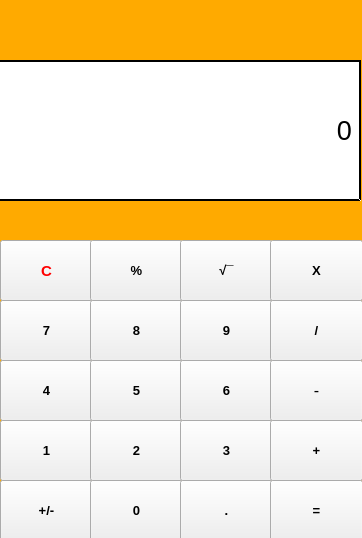
<?xml version="1.0" encoding="UTF-8"?>
<ui version="4.0">
 <class>Form</class>
 <widget class="QWidget" name="Form">
  <property name="geometry">
   <rect>
    <x>0</x>
    <y>0</y>
    <width>362</width>
    <height>538</height>
   </rect>
  </property>
  <property name="windowTitle">
   <string>Form</string>
  </property>
  <property name="styleSheet">
   <string notr="true">#Form{
background-color: rgb(255, 170, 0);}</string>
  </property>
  <widget class="QPushButton" name="pushButton_arti">
   <property name="geometry">
    <rect>
     <x>0</x>
     <y>480</y>
     <width>93</width>
     <height>61</height>
    </rect>
   </property>
   <property name="font">
    <font>
     <pointsize>10</pointsize>
     <weight>75</weight>
     <bold>true</bold>
    </font>
   </property>
   <property name="text">
    <string>+/-</string>
   </property>
  </widget>
  <widget class="QPushButton" name="pushButton_0">
   <property name="geometry">
    <rect>
     <x>90</x>
     <y>480</y>
     <width>93</width>
     <height>61</height>
    </rect>
   </property>
   <property name="font">
    <font>
     <pointsize>10</pointsize>
     <weight>75</weight>
     <bold>true</bold>
    </font>
   </property>
   <property name="text">
    <string>0</string>
   </property>
  </widget>
  <widget class="QPushButton" name="pushButton_nokta">
   <property name="geometry">
    <rect>
     <x>180</x>
     <y>480</y>
     <width>93</width>
     <height>61</height>
    </rect>
   </property>
   <property name="font">
    <font>
     <pointsize>10</pointsize>
     <weight>75</weight>
     <bold>true</bold>
    </font>
   </property>
   <property name="text">
    <string>.</string>
   </property>
  </widget>
  <widget class="QPushButton" name="pushButton_esittir">
   <property name="geometry">
    <rect>
     <x>270</x>
     <y>480</y>
     <width>93</width>
     <height>61</height>
    </rect>
   </property>
   <property name="font">
    <font>
     <pointsize>10</pointsize>
     <weight>75</weight>
     <bold>true</bold>
    </font>
   </property>
   <property name="text">
    <string>=</string>
   </property>
  </widget>
  <widget class="QPushButton" name="pushButton_1">
   <property name="geometry">
    <rect>
     <x>0</x>
     <y>420</y>
     <width>93</width>
     <height>61</height>
    </rect>
   </property>
   <property name="font">
    <font>
     <pointsize>10</pointsize>
     <weight>75</weight>
     <bold>true</bold>
    </font>
   </property>
   <property name="text">
    <string>1</string>
   </property>
  </widget>
  <widget class="QPushButton" name="pushButton_2">
   <property name="geometry">
    <rect>
     <x>90</x>
     <y>420</y>
     <width>93</width>
     <height>61</height>
    </rect>
   </property>
   <property name="font">
    <font>
     <pointsize>10</pointsize>
     <weight>75</weight>
     <bold>true</bold>
    </font>
   </property>
   <property name="text">
    <string>2</string>
   </property>
  </widget>
  <widget class="QPushButton" name="pushButton_3">
   <property name="geometry">
    <rect>
     <x>180</x>
     <y>420</y>
     <width>93</width>
     <height>61</height>
    </rect>
   </property>
   <property name="font">
    <font>
     <pointsize>10</pointsize>
     <weight>75</weight>
     <bold>true</bold>
    </font>
   </property>
   <property name="text">
    <string>3</string>
   </property>
  </widget>
  <widget class="QPushButton" name="pushButton_ekle">
   <property name="geometry">
    <rect>
     <x>270</x>
     <y>420</y>
     <width>93</width>
     <height>61</height>
    </rect>
   </property>
   <property name="font">
    <font>
     <pointsize>10</pointsize>
     <weight>75</weight>
     <bold>true</bold>
    </font>
   </property>
   <property name="text">
    <string>+</string>
   </property>
  </widget>
  <widget class="QPushButton" name="pushButton_4">
   <property name="geometry">
    <rect>
     <x>0</x>
     <y>360</y>
     <width>93</width>
     <height>61</height>
    </rect>
   </property>
   <property name="font">
    <font>
     <pointsize>10</pointsize>
     <weight>75</weight>
     <bold>true</bold>
    </font>
   </property>
   <property name="text">
    <string>4</string>
   </property>
  </widget>
  <widget class="QPushButton" name="pushButton_5">
   <property name="geometry">
    <rect>
     <x>90</x>
     <y>360</y>
     <width>93</width>
     <height>61</height>
    </rect>
   </property>
   <property name="font">
    <font>
     <pointsize>10</pointsize>
     <weight>75</weight>
     <bold>true</bold>
    </font>
   </property>
   <property name="text">
    <string>5</string>
   </property>
  </widget>
  <widget class="QPushButton" name="pushButton_6">
   <property name="geometry">
    <rect>
     <x>180</x>
     <y>360</y>
     <width>93</width>
     <height>61</height>
    </rect>
   </property>
   <property name="font">
    <font>
     <pointsize>10</pointsize>
     <weight>75</weight>
     <bold>true</bold>
    </font>
   </property>
   <property name="text">
    <string>6</string>
   </property>
  </widget>
  <widget class="QPushButton" name="pushButton_cikar">
   <property name="geometry">
    <rect>
     <x>270</x>
     <y>360</y>
     <width>93</width>
     <height>61</height>
    </rect>
   </property>
   <property name="font">
    <font>
     <pointsize>12</pointsize>
     <weight>50</weight>
     <bold>false</bold>
    </font>
   </property>
   <property name="text">
    <string>-</string>
   </property>
  </widget>
  <widget class="QPushButton" name="pushButton_7">
   <property name="geometry">
    <rect>
     <x>0</x>
     <y>300</y>
     <width>93</width>
     <height>61</height>
    </rect>
   </property>
   <property name="font">
    <font>
     <pointsize>10</pointsize>
     <weight>75</weight>
     <bold>true</bold>
    </font>
   </property>
   <property name="text">
    <string>7</string>
   </property>
  </widget>
  <widget class="QPushButton" name="pushButton_8">
   <property name="geometry">
    <rect>
     <x>90</x>
     <y>300</y>
     <width>93</width>
     <height>61</height>
    </rect>
   </property>
   <property name="font">
    <font>
     <pointsize>10</pointsize>
     <weight>75</weight>
     <bold>true</bold>
    </font>
   </property>
   <property name="text">
    <string>8</string>
   </property>
  </widget>
  <widget class="QPushButton" name="pushButton_9">
   <property name="geometry">
    <rect>
     <x>180</x>
     <y>300</y>
     <width>93</width>
     <height>61</height>
    </rect>
   </property>
   <property name="font">
    <font>
     <pointsize>10</pointsize>
     <weight>75</weight>
     <bold>true</bold>
    </font>
   </property>
   <property name="text">
    <string>9</string>
   </property>
  </widget>
  <widget class="QPushButton" name="pushButton_bol">
   <property name="geometry">
    <rect>
     <x>270</x>
     <y>300</y>
     <width>93</width>
     <height>61</height>
    </rect>
   </property>
   <property name="font">
    <font>
     <pointsize>10</pointsize>
     <weight>75</weight>
     <bold>true</bold>
    </font>
   </property>
   <property name="text">
    <string>/</string>
   </property>
  </widget>
  <widget class="QPushButton" name="pushButton_sifirla">
   <property name="geometry">
    <rect>
     <x>0</x>
     <y>240</y>
     <width>93</width>
     <height>61</height>
    </rect>
   </property>
   <property name="font">
    <font>
     <pointsize>11</pointsize>
     <weight>75</weight>
     <bold>true</bold>
    </font>
   </property>
   <property name="styleSheet">
    <string notr="true">color: rgb(255, 0, 0);</string>
   </property>
   <property name="text">
    <string>C</string>
   </property>
  </widget>
  <widget class="QPushButton" name="pushButton_yuzde">
   <property name="geometry">
    <rect>
     <x>90</x>
     <y>240</y>
     <width>93</width>
     <height>61</height>
    </rect>
   </property>
   <property name="font">
    <font>
     <pointsize>10</pointsize>
     <weight>75</weight>
     <bold>true</bold>
    </font>
   </property>
   <property name="text">
    <string>%</string>
   </property>
  </widget>
  <widget class="QPushButton" name="pushButton_karekok">
   <property name="geometry">
    <rect>
     <x>180</x>
     <y>240</y>
     <width>93</width>
     <height>61</height>
    </rect>
   </property>
   <property name="font">
    <font>
     <pointsize>10</pointsize>
     <weight>75</weight>
     <bold>true</bold>
    </font>
   </property>
   <property name="text">
    <string>√¯</string>
   </property>
  </widget>
  <widget class="QPushButton" name="pushButton_carpma">
   <property name="geometry">
    <rect>
     <x>270</x>
     <y>240</y>
     <width>93</width>
     <height>61</height>
    </rect>
   </property>
   <property name="font">
    <font>
     <pointsize>10</pointsize>
     <weight>75</weight>
     <bold>true</bold>
    </font>
   </property>
   <property name="text">
    <string>X</string>
   </property>
  </widget>
  <widget class="QLabel" name="label">
   <property name="geometry">
    <rect>
     <x>-10</x>
     <y>60</y>
     <width>371</width>
     <height>141</height>
    </rect>
   </property>
   <property name="font">
    <font>
     <pointsize>20</pointsize>
     <weight>50</weight>
     <bold>false</bold>
    </font>
   </property>
   <property name="styleSheet">
    <string notr="true">background-color: rgb(255, 255, 255);</string>
   </property>
   <property name="frameShape">
    <enum>QFrame::WinPanel</enum>
   </property>
   <property name="text">
    <string>0</string>
   </property>
   <property name="alignment">
    <set>Qt::AlignRight|Qt::AlignTrailing|Qt::AlignVCenter</set>
   </property>
  </widget>
 </widget>
 <resources/>
 <connections/>
</ui>
